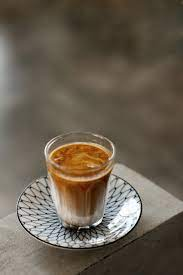
#> input picture source/coffee.jpeg, 183 x 275 px
$ python 04_img_processing_color_mode.py
#> lines starting #> are read from the running program, lines starting #| are printed output that depends on the picture
### stacking_images.py
import cv2
import numpy as np

# image stack function from https://www.murtazahassan.com/
def stackImages(scale,imgArray):
    rows = len(imgArray)
    cols = len(imgArray[0])
    rowsAvailable = isinstance(imgArray[0], list)
    width = imgArray[0][0].shape[1]
    height = imgArray[0][0].shape[0]
    if rowsAvailable:
        for x in range ( 0, rows):
            for y in range(0, cols):
                if imgArray[x][y].shape[:2] == imgArray[0][0].shape [:2]:
                    imgArray[x][y] = cv2.resize(imgArray[x][y], (0, 0), None, scale, scale)
                else:
                    imgArray[x][y] = cv2.resize(imgArray[x][y], (imgArray[0][0].shape[1], imgArray[0][0].shape[0]), None, scale, scale)
                if len(imgArray[x][y].shape) == 2: imgArray[x][y]= cv2.cvtColor( imgArray[x][y], cv2.COLOR_GRAY2BGR)
        imageBlank = np.zeros((height, width, 3), np.uint8)
        hor = [imageBlank]*rows
        hor_con = [imageBlank]*rows
        for x in range(0, rows):
            hor[x] = np.hstack(imgArray[x])
        ver = np.vstack(hor)
    else:
        for x in range(0, rows):
            if imgArray[x].shape[:2] == imgArray[0].shape[:2]:
                imgArray[x] = cv2.resize(imgArray[x], (0, 0), None, scale, scale)
            else:
                imgArray[x] = cv2.resize(imgArray[x], (imgArray[0].shape[1], imgArray[0].shape[0]), None,scale, scale)
            if len(imgArray[x].shape) == 2: imgArray[x] = cv2.cvtColor(imgArray[x], cv2.COLOR_GRAY2BGR)
        hor= np.hstack(imgArray)
        ver = hor
    return ver

# [22 lines of commented-out code are left out]

### 04_img_processing_color_mode.py
import cv2
from stacking_images import stackImages

# OPTION 1 : SELECT COLOR MODE AS READING
imgColor = cv2.imread('source/coffee.jpeg',1)#0=grayscale,1=color,-1=alpha
#> imgColor is the input picture: shape (275, 183, 3); mean B, G, R 80.9, 95.1, 105.6
imgGray = cv2.imread('source/coffee.jpeg',0)#0=grayscale,1=color,-1=alpha
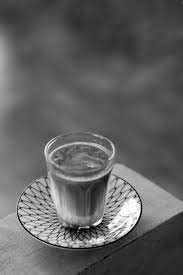
#> imgGray: shape (275, 183); min 0, max 255, mean 96.6

stackImg = stackImages(1, [imgColor,imgGray])
#> in stackImages, `rows = len(imgArray)`: rows = 2
#> in stackImages, `cols = len(imgArray[0])`: cols = 275
#> in stackImages, `rowsAvailable = isinstance(imgArray[0], list)`: rowsAvailable = False
#> after the loop in stackImages, `for x in range(0, rows):`: imgArray = 2 items
#> in stackImages, `hor= np.hstack(imgArray)`:
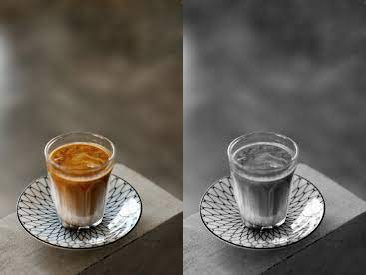
#> hor: shape (275, 366, 3); mean of channels 0, 1, 2 88.7, 95.9, 101.1; drawn as B, G, R
cv2.imshow('OPTION 1 OUTPUT', stackImg)
cv2.waitKey(0) #0=never close, 5000=5000ms
cv2.destroyAllWindows()

# OPTION 2 : CONVERT COLOR MODE AFTER READING
img = cv2.imread('source/coffee.jpeg')
imgGray = cv2.cvtColor(img, cv2.COLOR_BGR2GRAY)

stackImg = stackImages(1, [img,imgGray])
cv2.imshow('OPTION 2 OUTPUT', stackImg)
cv2.waitKey(0) #0=never close, 5000=5000ms
cv2.destroyAllWindows()

$ run again, with source/legos04.jpg copied over source/coffee.jpeg
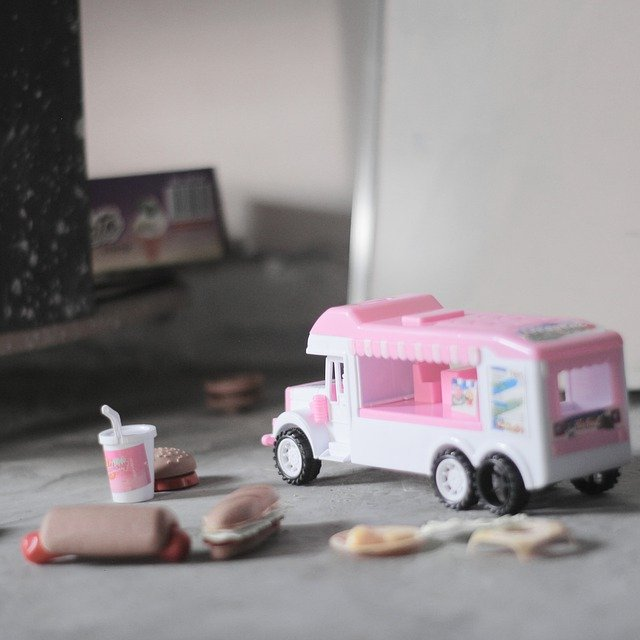
#> input picture source/legos04.jpg, 640 x 640 px
#> imgColor is the input picture: shape (640, 640, 3); mean B, G, R 140.7, 138.5, 144.8
#> `imgGray = cv2.imread('source/coffee.jpeg',0)#0=grayscale,1=color,-1=al..`:
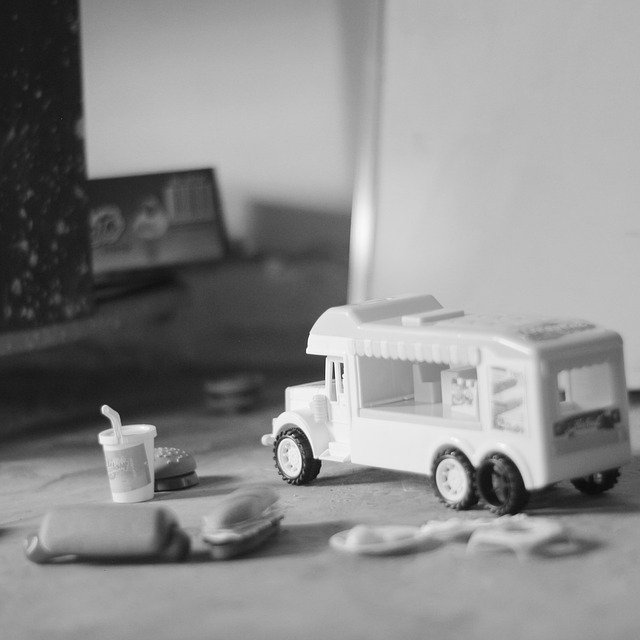
#> imgGray: shape (640, 640); min 6, max 255, mean 140.6
#> rows = 2
#> cols = 640
#> rowsAvailable = False
#> after the loop in stackImages, `for x in range(0, rows):`: imgArray = 2 items
#> in stackImages, `hor= np.hstack(imgArray)`:
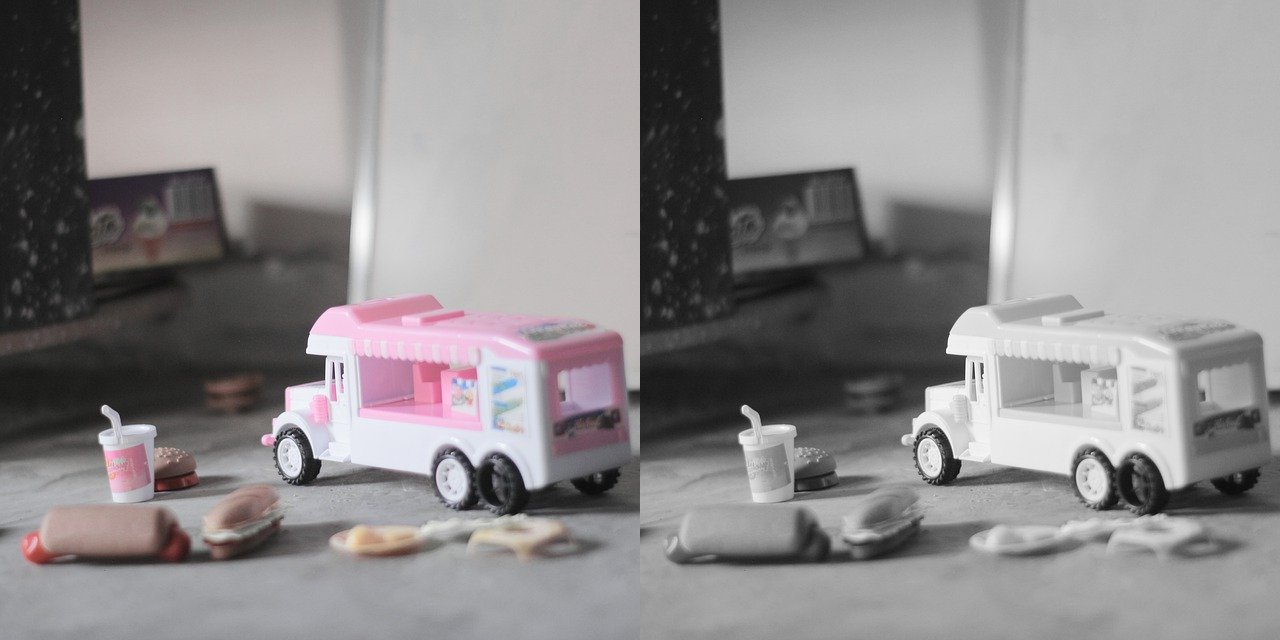
#> hor: shape (640, 1280, 3); mean of channels 0, 1, 2 140.6, 139.6, 142.7; drawn as B, G, R
